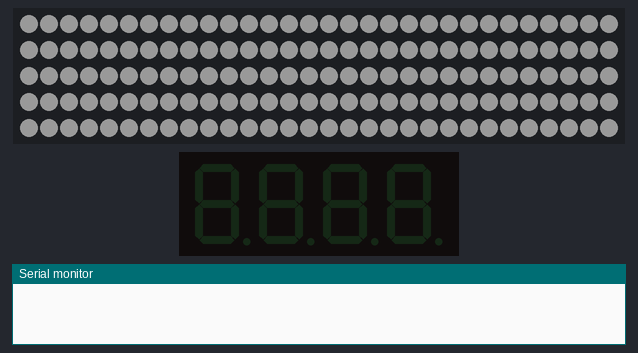
This sketch was run on a simulated Arduino Uno, built with avr-gcc and run on an emulated ATmega328P. On the bench: 150 RGB LEDs in strip order, left to right, continuing on the next row, 4-digit seven-segment display, the last lines printed to the serial monitor. Dim RGB values are drawn brighter than linear; random numbers use the default seed unless the sketch sets one.

Above: at 0.1 s.
At 1.0 s:
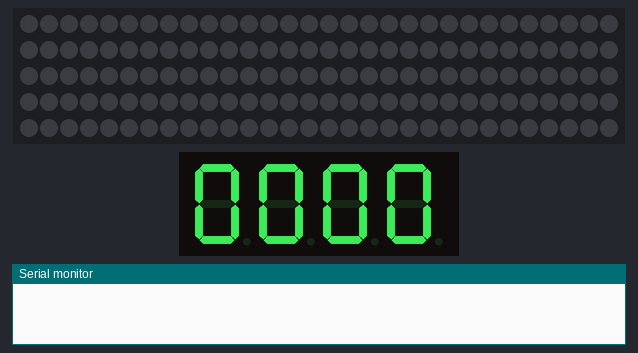
At 20.39 s:
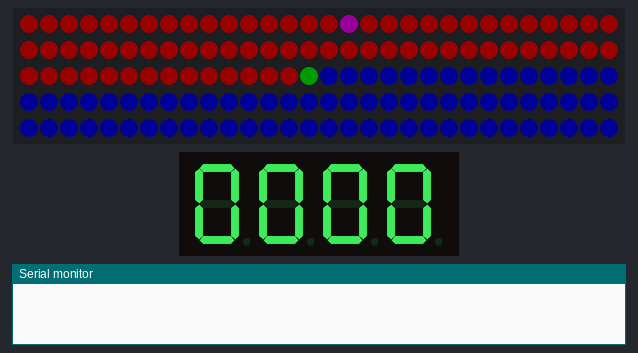
At 39.75 s:
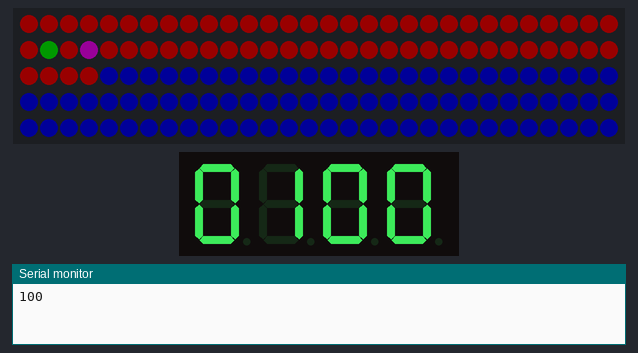

Measured:
- what the display in image 1 shows lasts 2.0 s, from 1.0 s to 3.0 s

The sketch:

led_contact.ino
```cpp
// Bootstrapped with NeoPixel strip test program.

// NEOPIXEL BEST PRACTICES for most reliable operation:
// - Add 1000 uF CAPACITOR between NeoPixel strip's + and - connections.
// - MINIMIZE WIRING LENGTH between microcontroller board and first pixel.
// - NeoPixel strip's DATA-IN should pass through a 300-500 OHM RESISTOR.
// - AVOID connecting NeoPixels on a LIVE CIRCUIT. If you must, ALWAYS
//   connect GROUND (-) first, then +, then data.
// - When using a 3.3V microcontroller with a 5V-powered NeoPixel strip,
//   a LOGIC-LEVEL CONVERTER on the data line is STRONGLY RECOMMENDED.
// (Skipping these may work OK on your workbench but can fail in the field)

#include <Wire.h> // Enable this line if using Arduino Uno, Mega, etc.
#include <Adafruit_GFX.h>
#include "Adafruit_LEDBackpack.h"
#include <Adafruit_NeoPixel.h>
#ifdef __AVR__
 #include <avr/power.h> // Required for 16 MHz Adafruit Trinket
#endif

// Which pin on the Arduino is connected to the NeoPixels?
// On a Trinket or Gemma we suggest changing this to 1:
#define LED_PIN    6

// How many NeoPixels are attached to the Arduino?
#define LED_COUNT 150

// Declare our NeoPixel strip object:
Adafruit_NeoPixel strip(LED_COUNT, LED_PIN, NEO_GRB + NEO_KHZ800);
// Argument 1 = Number of pixels in NeoPixel strip
// Argument 2 = Arduino pin number (most are valid)
// Argument 3 = Pixel type flags, add together as needed:
//   NEO_KHZ800  800 KHz bitstream (most NeoPixel products w/WS2812 LEDs)
//   NEO_KHZ400  400 KHz (classic 'v1' (not v2) FLORA pixels, WS2811 drivers)
//   NEO_GRB     Pixels are wired for GRB bitstream (most NeoPixel products)
//   NEO_RGB     Pixels are wired for RGB bitstream (v1 FLORA pixels, not v2)
//   NEO_RGBW    Pixels are wired for RGBW bitstream (NeoPixel RGBW products)

// number of pixesl the led can randomly move
int rand_range = 3;

Adafruit_7segment matrix = Adafruit_7segment();
int left_count = 0;
int right_count = 0;
int full_count = 0;
uint8_t previous_winner = 0x00;

int middle = strip.numPixels()/2;
int quarter = middle / 2;
int left_team_init_pos = strip.numPixels() - quarter;
int right_team_init_pos = quarter;
int right_team_pos = right_team_init_pos;
int left_team_pos = left_team_init_pos;
uint32_t red = strip.Color(127, 0, 0);
uint32_t blue = strip.Color(0, 0, 127);
uint32_t yellow = strip.Color(127, 127, 0);
uint32_t green = strip.Color(0, 127, 0);
uint32_t purple = strip.Color(127, 0, 127);
uint32_t left_color = blue;
uint32_t right_color = red;


void setup() {
  // These lines are specifically to support the Adafruit Trinket 5V 16 MHz.
  // Any other board, you can remove this part (but no harm leaving it):
#if defined(__AVR_ATtiny85__) && (F_CPU == 16000000)
  clock_prescale_set(clock_div_1);
#endif
  // END of Trinket-specific code.

  // LED setup
  strip.begin();           // INITIALIZE NeoPixel strip object (REQUIRED)
  strip.show();            // Turn OFF all pixels ASAP
  strip.setBrightness(50); // Set BRIGHTNESS to about 1/5 (max = 255)
  white_flash();
  strip.show();

  // 7 segment setup
  matrix.begin(0x70);
  pinMode(2, INPUT_PULLUP);
  pinMode(3, INPUT_PULLUP);
  zero_seven_segment();
  delay(2000);
  Serial.begin(9600);
}


void loop() {
  pixel_battle();
}


int new_pos(int curr_pos) {
  curr_pos = curr_pos + random(-rand_range, rand_range + 1);
  return curr_pos;
}


int normalize_pos(int curr_pos) {
  if (curr_pos >= LED_COUNT) {
    curr_pos = curr_pos - LED_COUNT;
  } else if (curr_pos < 0) {
    curr_pos = curr_pos + LED_COUNT;
  }
  return curr_pos;
}


void zero_seven_segment() {
  matrix.writeDigitRaw(2, previous_winner);
  matrix.writeDigitNum(0, 0);
  matrix.writeDigitNum(1, 0);
  matrix.writeDigitNum(3, 0);
  matrix.writeDigitNum(4, 0);
  matrix.writeDisplay();
}


void reset_all_scores() {
  left_count = 0;
  right_count = 0;
  full_count = 0;
  zero_seven_segment();
}


void over99(String side){
  /*
  Check if one side has more than 99 points
  The seven segment display is limited to a maximum of 99 points per side.

  if yes:
    zero the scores
    add a dot indicating previous winning
    run total victory sequence

  */

  if (side == "left") {
    // Set left colon lower dot -- slightly more left
    previous_winner = 0x08;
  } else if (side == "right") {
    // set left colon upper dot -- slightly more right
    previous_winner = 0x04;
  }
  reset_all_scores();
  rainbow(10);
}


void show_battle_pos(int right_team_new_pos, int left_team_new_pos){
  right_team_pos = normalize_pos(right_team_new_pos);
  left_team_pos = normalize_pos(left_team_new_pos);
  strip.setPixelColor(right_team_pos, purple);
  strip.setPixelColor(left_team_pos, green);
  strip.show();
}


void pixel_battle() {
  strip.clear();
  // Setup left vs. right colors
  for(int i=0; i<middle; i++) {
    strip.setPixelColor(i, right_color);
  }
  for(int i=middle; i<=strip.numPixels(); i++) {
    strip.setPixelColor(i, left_color);
  }
  int right_team_start_pos = right_team_pos;
  int left_team_start_pos = left_team_pos;
  int right_team_new_pos = new_pos(right_team_pos);
  int left_team_new_pos = new_pos(left_team_pos);
  show_battle_pos(right_team_new_pos, left_team_new_pos);
  float col_time = collision_time(right_team_start_pos, right_team_new_pos, left_team_start_pos, left_team_new_pos);
  if (is_collision(col_time) == true) {
    float cp = collision_position(right_team_start_pos, right_team_new_pos, col_time);
    // Check which team scored the point and increment
    if (cp < middle) {
      left_count++;
    } else if (cp > middle) {
      right_count++;
    } else {
      // Tie
    }
    if (left_count > 99) {
      over99("left");
    } else if (right_count > 99) {
      over99("right");
    } else {
      full_count = left_count * 100 + right_count;
      Serial.println(full_count);
      matrix.print(full_count, DEC);
      // Ensure there is always a zero in the left most digit
      if (full_count < 1000) {
          matrix.writeDigitNum(0, 0);
      }
      if (full_count < 100) {
        matrix.writeDigitNum(1, 0);
      }
      if (full_count < 10) {
        matrix.writeDigitNum(3, 0);
      }
      matrix.writeDigitRaw(2, previous_winner);
      matrix.writeDisplay();

      // End of round LED sequence
      if (cp < middle) {
        left_wins();
      } else if (cp > middle) {
        right_wins();
      } else {
        // Tie
      }
      white_flash();
    }
    // Reset pixels to starting location
    show_battle_pos(right_team_init_pos, left_team_init_pos);
  }
  delay(100);
}

float collision_time(int pos_a1, int pos_a2, int pos_b1, int pos_b2) {
  // At each step, the "velocity" of each point changes
  // The velocity is constant during that step
  // time =
  // (how far apart the points were when they started) /
  // (difference in velocity for the two points)
  float col_time = float(pos_b1 - pos_a1)/(pos_a2 - pos_a1 - pos_b2 + pos_b1);
  return col_time;
}


boolean is_collision(float time) {
  // determine if collision occured
  boolean collision = false;
  if (0 < time && time <= 1) {
    collision = true;
  }
  return collision;
}


float collision_position(int pos1, int pos2, float time) {
  // determine where a collision might occur
  int position;  // no collision occurs
  if (0 <= collision_time <= 1) {
    position = pos1 + (pos2-pos1) * time;
  }
  return position;
}


// Some functions for creating animated effects -----------------
void left_wins() {
  for (int i=middle; i>=0; i--) {
    strip.setPixelColor(i, left_color);
    strip.show();
    delay(200);
  }
}


void right_wins() {
  for (int i=middle; i<strip.numPixels(); i++) {
    strip.setPixelColor(i, right_color);
    strip.show();
    delay(200);
  }
}


void white_flash() {
  for (int i=0; i<3; i++) {
    strip.fill(strip.Color(127, 127, 127));  // White half brightness
    strip.show();
    delay(200);
    strip.clear();
    strip.show();
    delay(100);
  }
}


// Rainbow cycle along whole strip. Pass delay time (in ms) between frames.
void rainbow(int wait) {
  // Hue of first pixel runs 15 complete loops through the color wheel.
  // Color wheel has a range of 65536 but it's OK if we roll over, so
  // just count from 0 to 5*65536. Adding 256 to firstPixelHue each time
  // means we'll make 5*65536/256 = 1280 passes through this outer loop:
  for(long firstPixelHue = 0; firstPixelHue < 15*65536; firstPixelHue += 256) {
    for(int i=0; i<strip.numPixels(); i++) { // For each pixel in strip...
      // Offset pixel hue by an amount to make one full revolution of the
      // color wheel (range of 65536) along the length of the strip
      // (strip.numPixels() steps):
      int pixelHue = firstPixelHue + (i * 65536L / strip.numPixels());
      // strip.ColorHSV() can take 1 or 3 arguments: a hue (0 to 65535) or
      // optionally add saturation and value (brightness) (each 0 to 255).
      // Here we're using just the single-argument hue variant. The result
      // is passed through strip.gamma32() to provide 'truer' colors
      // before assigning to each pixel:
      strip.setPixelColor(i, strip.gamma32(strip.ColorHSV(pixelHue)));
    }
    strip.show(); // Update strip with new contents
    delay(wait);  // Pause for a moment
  }
}
```
